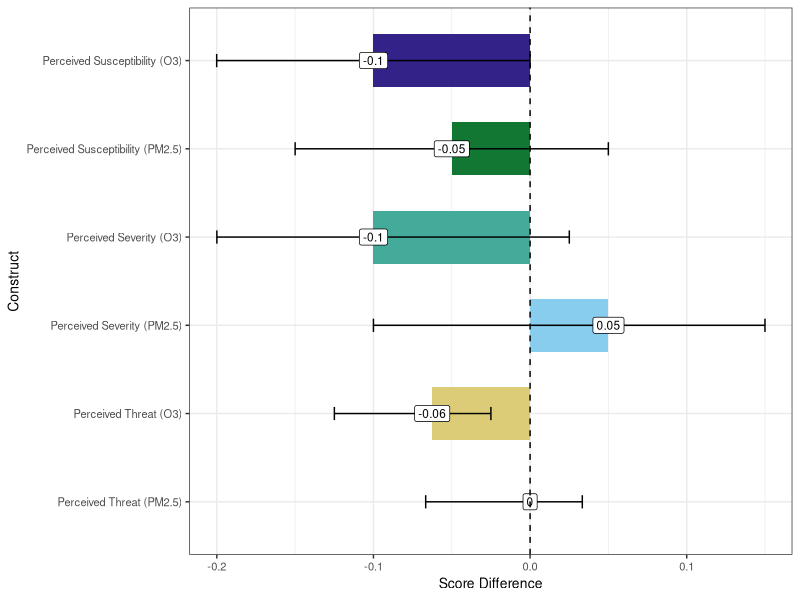
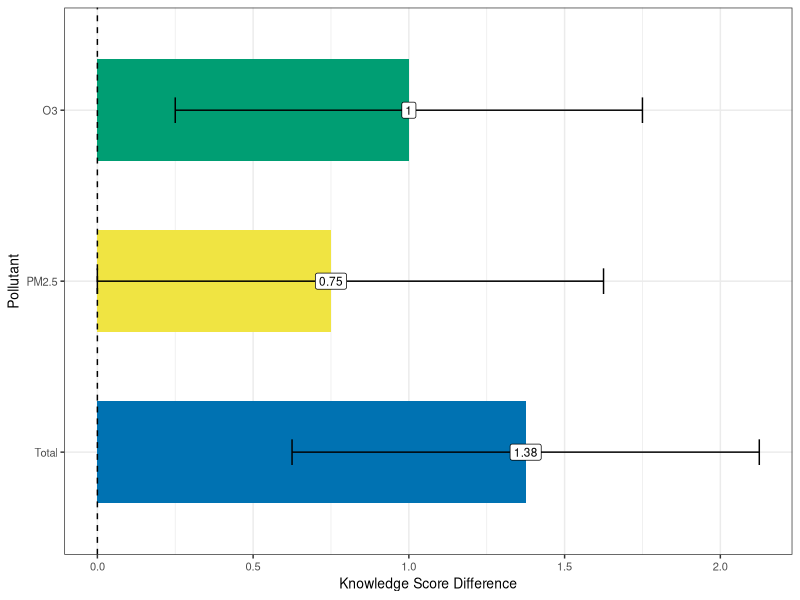
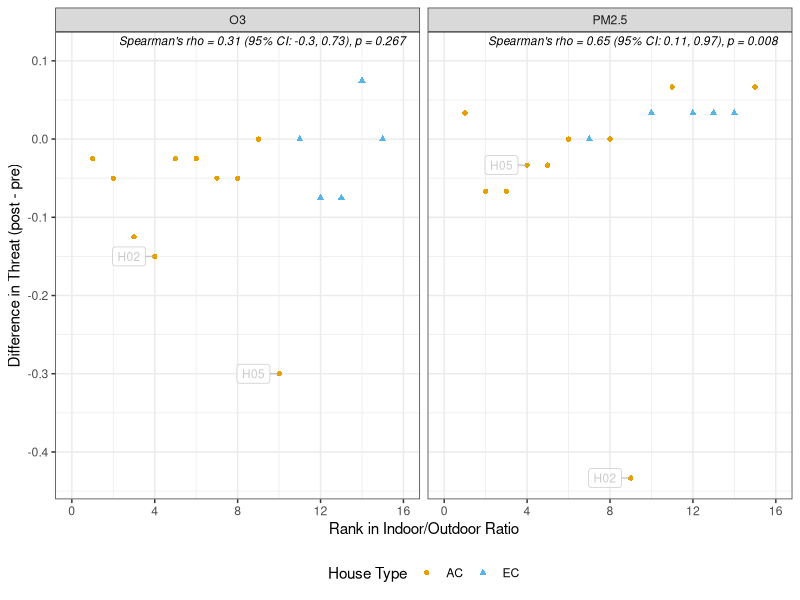
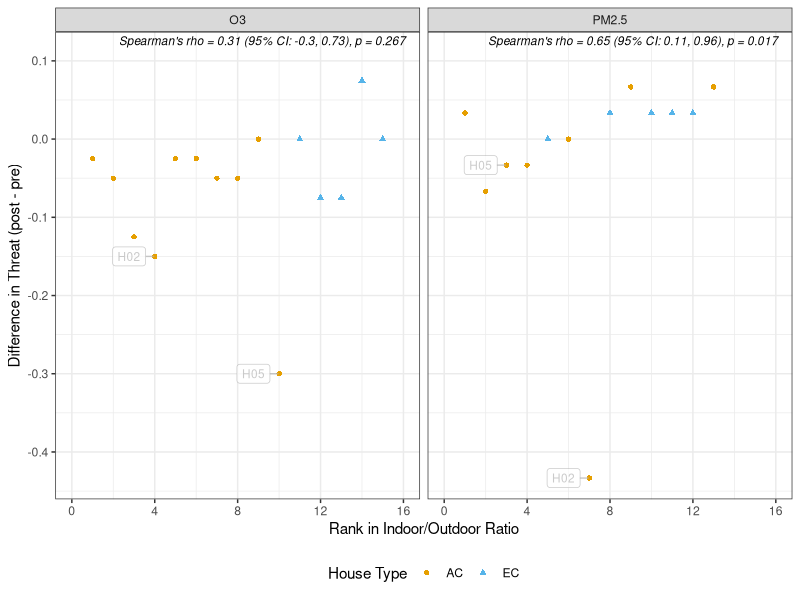
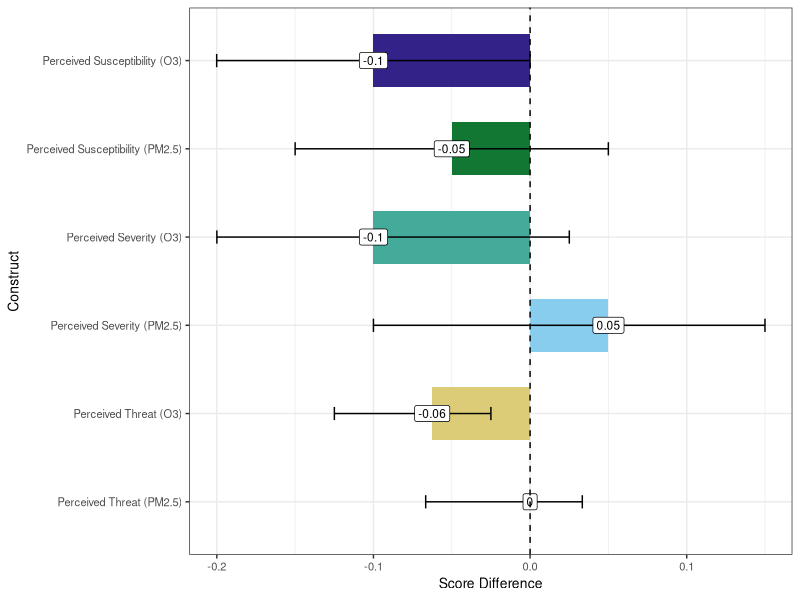
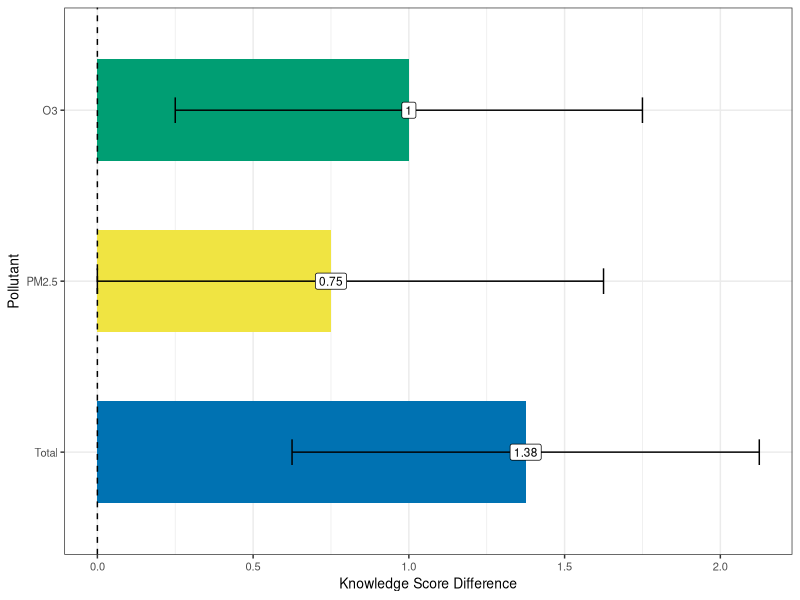
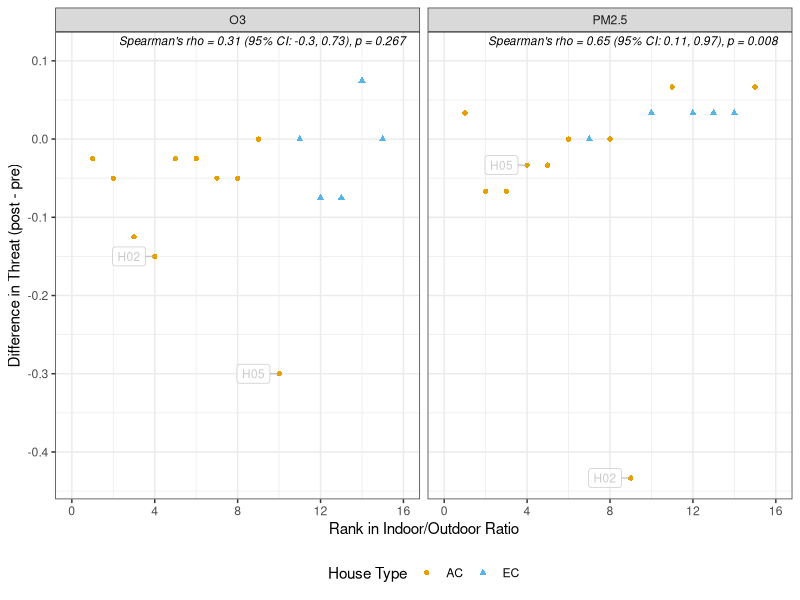
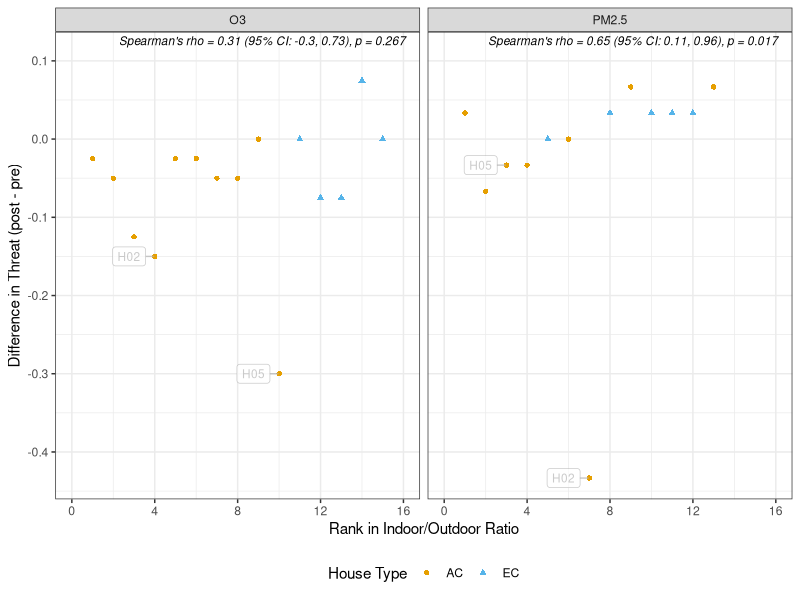

These charts were generated, in order, by the following R code:
## ---- chunk 1
library(tidyverse)
library(coin)
library(knitr)
library(kableExtra)
library(VIM)
library(ggrepel)
## ---- chunk 2
df_raw <- read_csv("./Processed Data/survey_aq_data.csv") |>
  mutate(Score_mod = case_when(
    QuestionID %in% c('Q01','Q02','Q03','Q04','Q05','Q06','Q07','Q08') &
      HouseID == "H29" & Survey == "Post_Intervention" ~ NA,
    TRUE ~ Score_mod
  ))

fa_df <- df_raw %>%
  select(HouseID, Survey, QuestionID, Score_mod) %>%
  filter(QuestionID %in% paste0("Q", sprintf("%02d", 9:22))) %>%
  pivot_wider(id_cols = c(HouseID, Survey), names_from = QuestionID, values_from = Score_mod) %>%
  filter(HouseID != "H29")

fa_df_imputed <- kNN(fa_df %>% dplyr::select(-c(HouseID, Survey))) %>%
  select(1:(ncol(fa_df)-2)) %>%
  mutate(HouseID = fa_df$HouseID,
         Survey = fa_df$Survey)

groups <- df_raw %>%
  filter(!QuestionID %in% c("Q23", "Q24")) %>% # duplicate quesitons
  select(QuestionID, Construct) %>%
  distinct(.keep_all = TRUE) %>%
  group_by(Construct) %>%
  summarize(QuestionIDs = list(QuestionID)) %>%
  ungroup()

sevo3_qs <- groups %>% filter(Construct == "Perceived Severity (O3)") %>% pull(QuestionIDs)
sevpm_qs <- groups %>% filter(Construct == "Perceived Severity (PM2.5)") %>% pull(QuestionIDs)
suso3_qs <- groups %>% filter(Construct == "Perceived Susceptibility (O3)") %>% pull(QuestionIDs)
suspm_qs <- groups %>% filter(Construct == "Perceived Susceptibility (PM2.5)") %>%
  pull(QuestionIDs)
## ---- chunk 3
wilcoxon_score_analysis <- function(qs, construct_name) {

  total_possible <- length(qs)*5

  test2_df <- fa_df_imputed %>%
    select(HouseID, Survey, all_of(qs)) %>%
    mutate(total_score = rowSums(across(all_of(qs)))) %>%
    select(HouseID, Survey, total_score) %>%
    pivot_wider(id_cols = HouseID,
                names_from = Survey,
                values_from = total_score) %>%
    mutate(Post_Intervention = Post_Intervention/total_possible,
           Pre_Intervention = Pre_Intervention/total_possible,
      difference = Post_Intervention - Pre_Intervention)

  # wilcoxsign_test is coin's paired (signed-rank) test: it takes the two
  # paired columns directly, no long-format value/group reshaping needed.
  test <- wilcoxsign_test(Post_Intervention ~ Pre_Intervention,
                           data = test2_df,
                           distribution = "exact")

  # conf.int = TRUE requires a coin version that supports it for
  # wilcoxsign_test; fall back to base wilcox.test's Hodges-Lehmann CI
  # (same estimand) if the installed coin version doesn't support it.
  ci_est <- tryCatch({
    test_ci <- wilcoxsign_test(Post_Intervention ~ Pre_Intervention,
                                data = test2_df,
                                distribution = "exact",
                                conf.int = TRUE)
    ci_out <- confint(test_ci)
    list(estimate = unname(ci_out$estimate), ci = ci_out$conf.int)
  }, error = function(e) {
    wt <- wilcox.test(test2_df$Post_Intervention, test2_df$Pre_Intervention,
                       paired = TRUE, conf.int = TRUE, exact = TRUE)
    list(estimate = unname(wt$estimate), ci = wt$conf.int)
  })

  # coin test objects are S4 - use statistic()/pvalue(), not $statistic/$p.value.
  list(
    Construct = construct_name,
    data = test2_df,
    n = sum(!is.na(test2_df$difference)),
    pre_score = mean(test2_df$Pre_Intervention, na.rm = TRUE),
    post_score = mean(test2_df$Post_Intervention, na.rm = TRUE),
    z_stat = coin::statistic(test),
    p_value = coin::pvalue(test),
    median_diff = median(test2_df$difference, na.rm = TRUE),
    estimate = ci_est$estimate,
    ci = ci_est$ci
  )
}

construct_qs <- list(
  "Perceived Severity (O3)" = sevo3_qs[[1]],
  "Perceived Susceptibility (O3)" = suso3_qs[[1]],
  "Perceived Threat (O3)" = c(sevo3_qs[[1]], suso3_qs[[1]]),
  "Perceived Severity (PM2.5)" = sevpm_qs[[1]],
  "Perceived Susceptibility (PM2.5)" = suspm_qs[[1]],
  "Perceived Threat (PM2.5)" = c(sevpm_qs[[1]], suspm_qs[[1]])
)

results <- lapply(names(construct_qs), function(con) {
  wilcoxon_score_analysis(construct_qs[[con]], con)
})

raw_p <- sapply(results, function(x) x$p_value)

# Holm correction applied separately within each pollutant, not across all 6
# constructs together - ave() splits raw_p by pollutant, runs p.adjust on
# each subset, then recombines in the original construct order.
pollutant <- case_when(
  str_detect(sapply(results, function(x) x$Construct), "O3") ~ "O3",
  str_detect(sapply(results, function(x) x$Construct), "PM2.5") ~ "PM2.5",
  TRUE ~ NA_character_
)
adj_p <- ave(raw_p, pollutant, FUN = function(p) p.adjust(p, method = "holm"))

summary_table <- bind_rows(lapply(seq_along(results), function(i) {
  x <- results[[i]]
  data.frame(
    Construct = x$Construct,
    N = x$n,
    `Pre Survey Score` = round(x$pre_score, 2),
    `Post Survey Score` = round(x$post_score, 2),
    `Median Difference` = round(x$median_diff, 2),
    `Hodges-Lehmann Estimate` = round(x$estimate, 2),
    `Z-stat` = round(x$z_stat, 2),
    `P-value` = round(raw_p[i], 3),
    `Adj. P-value` = round(adj_p[i], 3),
    `95% CI` = paste0("(", round(x$ci[1], 2), ", ", round(x$ci[2], 2), ")"),
    Pollutant = pollutant[i],
    check.names = FALSE
  )
}))

summary_table <- summary_table %>%
  arrange(Pollutant, Construct)

write_csv(summary_table |> select(-Pollutant),'./Processed Data/wilcox_diff_risk_constructs.csv')

# pack_rows needs consecutive run-lengths per group, in the order rows
# appear after arrange() above (O3 rows first, then PM2.5 rows)
group_index <- rle(summary_table$Pollutant)
group_index <- setNames(group_index$lengths, group_index$values)

tbl_grouped <- summary_table %>%
  select(-Pollutant) %>%
  kable(row.names = FALSE,
        booktabs = TRUE,
        caption = "Wilcoxon Signed-Rank Tests by Pollutant and Construct") %>%
  kable_styling(latex_options = "hold_position", font_size = 9, full_width = FALSE) %>%
  pack_rows(index = group_index)

tbl_grouped
## ---- chunk 4
okabe_ito <- c("#E69F00", "#56B4E9", "#009E73", "#F0E442",
               "#0072B2", "#D55E00", "#CC79A7", "#000000",
               "#332288", "#117733", "#44AA99", "#88CCEE",
               "#DDCC77", "#882255")

risk_graphic_df <- bind_rows(lapply(results, function(x) {
  data.frame(
    Construct = x$Construct,
    Estimate = x$estimate,
    ci_lower = x$ci[1],
    ci_upper = x$ci[2]
  )
}))

risk_graphic_df$Construct <- factor(risk_graphic_df$Construct,
  levels = c("Perceived Susceptibility (O3)", "Perceived Susceptibility (PM2.5)",
             "Perceived Severity (O3)", "Perceived Severity (PM2.5)",
             "Perceived Threat (O3)", "Perceived Threat (PM2.5)"), ordered = TRUE)

construct_diff_wilcox_plt <- ggplot(risk_graphic_df, aes(y = Construct, x = Estimate, fill = Construct)) +
  geom_col(width = 0.6) +
  geom_errorbar(
    aes(xmin = ci_lower, xmax = ci_upper),
    width = 0.15,
    linewidth = .5
  ) +
  geom_label(aes(y = Construct, x = Estimate, label = round(Estimate, digits = 2)),
             fill = 'white', size = 3) +
  geom_vline(xintercept = 0, linetype = "dashed", linewidth = 0.5) +
  labs(
    x = "Score Difference",
    y = "Construct"
  ) +
  theme_bw() +
  scale_fill_manual(values = okabe_ito[9:14], name = "House Type") +
  theme(legend.position = 'none',
        axis.text = element_text(size = 8),
        axis.title = element_text(size = 10)) +
  scale_y_discrete(limits = rev)

construct_diff_wilcox_plt

ggsave("./Graphics/Fig2_construct_difference_wilcox_plot.tiff", construct_diff_wilcox_plt,
       dpi = 300, units = 'in', width = 4, height = 4)
## ---- chunk 5
# Changes single response questions from -1 to 0
qs_not_to_change <- c("Q04", "Q08")

# overall knowledge
knowledge_df <- df_raw %>%
  filter(Construct_general == "Knowledge") %>%
  select(HouseID, Survey, QuestionID, Score_mod) %>%
  mutate(Score_mod = case_when(!QuestionID %in% qs_not_to_change & Score_mod == -1 ~ 0,
                               TRUE ~ Score_mod)) %>%
  group_by(HouseID, Survey) %>%
  summarize(score = sum(Score_mod)) %>%
  ungroup() %>%
  pivot_wider(id_cols = HouseID,
              names_from = Survey,
              values_from = score) %>%
  mutate(difference = Post_Intervention - Pre_Intervention)

knowledgeo3_qs <- groups %>% filter(Construct == "Knowledge (O3)") %>% pull(QuestionIDs)
knowledgepm_qs <- groups %>% filter(Construct == "Knowledge (PM2.5)") %>% pull(QuestionIDs)

# o3 knowledge
knowledge03_df <- df_raw %>%
  select(HouseID, Survey, QuestionID, Score_mod) %>%
  mutate(Score_mod = case_when(!QuestionID %in% qs_not_to_change & Score_mod == -1 ~ 0,
                               TRUE ~ Score_mod)) %>%
  filter(QuestionID %in% knowledgeo3_qs[[1]]) %>%
  group_by(HouseID, Survey) %>%
  summarize(score = sum(Score_mod)) %>%
  ungroup() %>%
  pivot_wider(id_cols = HouseID,
              names_from = Survey,
              values_from = score) %>%
  mutate(difference = Post_Intervention - Pre_Intervention)

# pm2.5 knowledge
knowledgepm_df <- df_raw %>%
  select(HouseID, Survey, QuestionID, Score_mod) %>%
  mutate(Score_mod = case_when(!QuestionID %in% qs_not_to_change & Score_mod == -1 ~ 0,
                               TRUE ~ Score_mod)) %>%
  filter(QuestionID %in% knowledgepm_qs[[1]]) %>%
  group_by(HouseID, Survey) %>%
  summarize(score = sum(Score_mod)) %>%
  ungroup() %>%
  pivot_wider(id_cols = HouseID,
              names_from = Survey,
              values_from = score) %>%
  mutate(difference = Post_Intervention - Pre_Intervention)

# Paired Wilcoxon signed-rank test on a Pre/Post/difference df, mirroring
# wilcoxon_score_analysis() above but without the total_possible normalization
# (knowledge scores here are raw summed points, same as the t-test version).
wilcoxon_knowledge_test <- function(df) {
  test <- wilcoxsign_test(Post_Intervention ~ Pre_Intervention,
                           data = df,
                           distribution = "exact")

  ci_est <- tryCatch({
    test_ci <- wilcoxsign_test(Post_Intervention ~ Pre_Intervention,
                                data = df,
                                distribution = "exact",
                                conf.int = TRUE)
    ci_out <- confint(test_ci)
    list(estimate = unname(ci_out$estimate), ci = ci_out$conf.int)
  }, error = function(e) {
    wt <- wilcox.test(df$Post_Intervention, df$Pre_Intervention,
                       paired = TRUE, conf.int = TRUE, exact = TRUE)
    list(estimate = unname(wt$estimate), ci = wt$conf.int)
  })

  list(
    n = sum(!is.na(df$difference)),
    pre_score = mean(df$Pre_Intervention, na.rm = TRUE),
    post_score = mean(df$Post_Intervention, na.rm = TRUE),
    z_stat = coin::statistic(test),
    p_value = coin::pvalue(test),
    median_diff = median(df$difference, na.rm = TRUE),
    estimate = ci_est$estimate,
    ci = ci_est$ci
  )
}

knowledge_test <- wilcoxon_knowledge_test(knowledge_df)
knowledge_o3test <- wilcoxon_knowledge_test(knowledge03_df)
knowledge_pmtest <- wilcoxon_knowledge_test(knowledgepm_df)

knowledge_raw_p <- c(knowledge_o3test$p_value, knowledge_pmtest$p_value, knowledge_test$p_value)
knowledge_adj_p <- p.adjust(knowledge_raw_p, method = "holm")

knowledge_table_df <- data.frame(
  Pollutant = c("O3", "PM2.5", "Total"),

  N = c(knowledge_o3test$n, knowledge_pmtest$n, knowledge_test$n),

  `Pre Survey Score` = round(c(knowledge_o3test$pre_score, knowledge_pmtest$pre_score, knowledge_test$pre_score), 2),

  `Post Survey Score` = round(c(knowledge_o3test$post_score, knowledge_pmtest$post_score, knowledge_test$post_score), 2),

  `Median Difference` = round(c(knowledge_o3test$median_diff, knowledge_pmtest$median_diff, knowledge_test$median_diff), 2),

  `Hodges-Lehmann Estimate` = round(c(knowledge_o3test$estimate, knowledge_pmtest$estimate, knowledge_test$estimate), 2),

  `Z-stat` = round(c(knowledge_o3test$z_stat, knowledge_pmtest$z_stat, knowledge_test$z_stat), 2),

  `P-value` = round(knowledge_raw_p, 3),

  `Adj. P-value` = round(knowledge_adj_p, 3),

  `95% CI` = c(
    paste0("(", round(knowledge_o3test$ci[1], 2), ", ", round(knowledge_o3test$ci[2], 2), ")"),
    paste0("(", round(knowledge_pmtest$ci[1], 2), ", ", round(knowledge_pmtest$ci[2], 2), ")"),
    paste0("(", round(knowledge_test$ci[1], 2), ", ", round(knowledge_test$ci[2], 2), ")")
  ),

  check.names = FALSE
)

options(knitr.kable.NA = '--')
tbl2_wilcox <- knowledge_table_df %>%
  kable(
    row.names = FALSE,
    digits = 4,
    booktabs = TRUE,
    caption = "Wilcoxon Signed-Rank Tests of Pre- vs Post-Intervention Knowledge Differences by Pollutant"
  ) %>%
  kable_styling(latex_options = "hold_position",
                font_size = 9,
                full_width = FALSE) %>%
  row_spec(0, extra_css = "font-family: Arial;")
tbl2_wilcox

write_csv(knowledge_table_df, './Processed Data/wilcox_diff_knowledge.csv')

knowledge_graph_df <- tibble(
  Pollutant = c("O3", "PM2.5", "Total"),
  Estimate = c(knowledge_o3test$estimate, knowledge_pmtest$estimate, knowledge_test$estimate),
  ci_lower = c(knowledge_o3test$ci[1], knowledge_pmtest$ci[1], knowledge_test$ci[1]),
  ci_upper = c(knowledge_o3test$ci[2], knowledge_pmtest$ci[2], knowledge_test$ci[2]),
)

knowledge_dif_wilcox_plt <- ggplot(knowledge_graph_df, aes(y = Pollutant, x = Estimate, fill = Pollutant)) +
  geom_col(width = 0.6) +
  geom_errorbar(
    aes(xmin = ci_lower, xmax = ci_upper),
    width = 0.15,
    linewidth = .5
  ) +
  geom_label(aes(y = Pollutant, x = Estimate, label = round(Estimate, digits = 2)), fill = 'white', size = 3) +
  geom_vline(xintercept = 0, linetype = "dashed", linewidth = 0.5) +
  labs(
    x = "Knowledge Score Difference",
    y = "Pollutant"
  ) +
  theme_bw() +
  scale_fill_manual(values = okabe_ito[3:5], name = "House Type") +
  theme(legend.position = 'none',
        axis.text = element_text(size = 8),
        axis.title = element_text(size = 10)) +
  scale_y_discrete(limits = rev)

knowledge_dif_wilcox_plt

ggsave("./Graphics/Fig3_knowledge_difference_wilcox_plot.tiff", knowledge_dif_wilcox_plt,
       dpi = 300, units = 'in', width = 3, height = 3)
## ---- chunk 6
metadata <- df_raw %>%
  filter(QuestionID == "Q25", Survey == "Pre_Intervention") %>%
  select(HouseID, ac.type, mean_IO_PM_Summer, mean_IO_O3_Summer)

get_construct_diff <- function(construct_name) {
  results[[which(sapply(results, `[[`, "Construct") == construct_name)]]$data %>%
    select(HouseID, score = difference)
}

threat_diff_by_pollutant <- bind_rows(
  get_construct_diff("Perceived Threat (O3)") %>% mutate(pollutant = "O3"),
  get_construct_diff("Perceived Threat (PM2.5)") %>% mutate(pollutant = "PM2.5")
) %>%
  left_join(metadata, by = "HouseID") %>%
  mutate(IO_ratio = if_else(pollutant == "O3", mean_IO_O3_Summer, mean_IO_PM_Summer)) %>%
  select(HouseID, ac.type, pollutant, score, IO_ratio)

threat_diff_by_pollutant_order <- threat_diff_by_pollutant %>%
  filter(!is.na(score)) %>%
  group_by(pollutant) %>%
  mutate(IO_order = dense_rank(IO_ratio)) %>%
  ungroup()

# Bootstrap percentile CI for Spearman's rho (nonparametric, consistent with
# the rank-based tests used elsewhere in this document) since cor.test()
# doesn't provide a CI for method = "spearman".
spearman_stats <- threat_diff_by_pollutant_order %>%
  filter(!is.na(IO_ratio)) %>%
  group_split(pollutant) %>%
  map_dfr(function(d) {
    ct <- cor.test(d$score, d$IO_ratio, method = "spearman", exact = FALSE)
    boot_fn <- function(data, indices) {
      cor(data$score[indices], data$IO_ratio[indices], method = "spearman")
    }
    set.seed(3) # for reproducibility

    # ci for bootstrap percentile interval. Bootstrapping keeps everything nonparametric / rank-based, so that it stays consistent with the Wilcoxon test methodologies
    b <- boot::boot(d, boot_fn, R = 2000)
    ci <- boot::boot.ci(b, type = "perc")$percent[4:5]
    tibble(
      pollutant = unique(d$pollutant),
      rho = unname(ct$estimate),
      p_val = ct$p.value,
      ci_lower = ci[1],
      ci_upper = ci[2]
    )
  })

spearman_label <- spearman_stats %>%
  mutate(label = paste0(
    "Spearman's rho = ", round(rho, 2),
    " (95% CI: ", round(ci_lower, 2), ", ", round(ci_upper, 2), "), ",
    "p = ", round(p_val, 3)
  ))

set.seed(3)
IO_vs_diff_threat_order_plt <- ggplot(threat_diff_by_pollutant_order, aes(y = score, x = IO_order)) +
  geom_point(aes(shape = ac.type, color = ac.type)) +
  facet_grid(. ~ pollutant, scales = "free_y") +
  geom_text(data = spearman_label, aes(label = label),
            x = Inf, y = Inf, hjust = 1.05, vjust = 1.5,
            size = 3, fontface = "italic", inherit.aes = FALSE) +
  geom_label_repel(
    data = threat_diff_by_pollutant_order %>%
      filter(HouseID %in% c('H02', 'H05')),
    aes(label = HouseID),
    size = 3,
    nudge_x = -1,
    min.segment.length = .2,
    segment.color = "grey70",
    color = 'grey70',
    box.padding = 0.4,
    show.legend = FALSE,
    alpha = 0.7,
    seed = 5
  ) +
  labs(
    y = "Difference in Threat (post - pre)",
    x = "Rank in Indoor/Outdoor Ratio",
    color = "Home Type",
    shape = "Home Type"
  ) +
  theme_bw() +
  theme(legend.position = "bottom") +
  expand_limits(y = 0.11) +
  scale_x_continuous(limits = c(0, 16), breaks = seq(0, 16, by = 4)) +
  scale_color_manual(values = okabe_ito, name = "House Type") +
  scale_shape_manual(values = c(16, 17), name = "House Type")

IO_vs_diff_threat_order_plt

ggsave(width = 7, height = 4, dpi = 300, units = "in", bg = "white",
       filename = "./Graphics/IO_vs_diff_threat_order.tiff")
## ---- chunk 7
fa_df_imputed_full <- fa_df_imputed

house_types <- metadata %>% filter(!is.na(ac.type)) %>% distinct(ac.type) %>% pull(ac.type)

results_by_house_type <- list()

for (type in house_types) {
  type_houses <- metadata %>% filter(ac.type == type) %>% pull(HouseID)

  # Reassigning fa_df_imputed here (top-level, inside the for loop body) is
  # what wilcoxon_score_analysis() actually reads on each call below
  fa_df_imputed <- fa_df_imputed_full %>% filter(HouseID %in% type_houses)

  type_results <- lapply(names(construct_qs), function(con) {
    res <- wilcoxon_score_analysis(construct_qs[[con]], con)
    res$HouseType <- type
    res
  })

  results_by_house_type <- c(results_by_house_type, type_results)
}

fa_df_imputed <- fa_df_imputed_full  # restore full imputed set afterward

raw_p_at <- sapply(results_by_house_type, function(x) x$p_value)

pollutant_at <- case_when(
  str_detect(sapply(results_by_house_type, function(x) x$Construct), "O3") ~ "O3",
  str_detect(sapply(results_by_house_type, function(x) x$Construct), "PM2.5") ~ "PM2.5",
  TRUE ~ NA_character_
)
housetype_at <- sapply(results_by_house_type, function(x) x$HouseType)

# Holm correction within each House Type x Pollutant group (3 tests each),
# extending the pollutant-only grouping convention used for the main table
adj_group_at <- paste(housetype_at, pollutant_at)
adj_p_at <- ave(raw_p_at, adj_group_at, FUN = function(p) p.adjust(p, method = "holm"))

summary_table_by_actype <- bind_rows(lapply(seq_along(results_by_house_type), function(i) {
  x <- results_by_house_type[[i]]
  data.frame(
    `House Type` = x$HouseType,
    Construct = x$Construct,
    N = x$n,
    `Pre Survey Score` = round(x$pre_score, 2),
    `Post Survey Score` = round(x$post_score, 2),
    `Median Difference` = round(x$median_diff, 2),
    `Hodges-Lehmann Estimate` = round(x$estimate, 2),
    `Z-stat` = round(x$z_stat, 2),
    `P-value` = round(raw_p_at[i], 3),
    `Adj. P-value` = round(adj_p_at[i], 3),
    `95% CI` = paste0("(", round(x$ci[1], 2), ", ", round(x$ci[2], 2), ")"),
    Pollutant = pollutant_at[i],
    check.names = FALSE
  )
})) %>%
  arrange(`House Type`, Pollutant, Construct)

write_csv(summary_table_by_actype |> select(-Pollutant), './Processed Data/wilcox_diff_risk_constructs_by_actype.csv')

group_index_at <- rle(summary_table_by_actype$`House Type`)
group_index_at <- setNames(group_index_at$lengths, group_index_at$values)

tbl_grouped_by_actype <- summary_table_by_actype %>%
  select(-Pollutant) %>%
  kable(row.names = FALSE,
        booktabs = TRUE,
        caption = "Wilcoxon Signed-Rank Tests by House Type, Pollutant, and Construct") %>%
  kable_styling(latex_options = "hold_position", font_size = 9, full_width = FALSE) %>%
  pack_rows(index = group_index_at)

tbl_grouped_by_actype
## ---- chunk 8
# Overwrite the fa_df_imputed so that it doesn't do the KNN imputation
fa_df_imputed <- fa_df

results_no_impute <- lapply(names(construct_qs), function(con) {
  wilcoxon_score_analysis(construct_qs[[con]], con)
})

raw_p_ni <- sapply(results_no_impute, function(x) x$p_value)

pollutant_ni <- case_when(
  str_detect(sapply(results_no_impute, function(x) x$Construct), "O3") ~ "O3",
  str_detect(sapply(results_no_impute, function(x) x$Construct), "PM2.5") ~ "PM2.5",
  TRUE ~ NA_character_
)
adj_p_ni <- ave(raw_p_ni, pollutant_ni, FUN = function(p) p.adjust(p, method = "holm"))

summary_table_no_impute <- bind_rows(lapply(seq_along(results_no_impute), function(i) {
  x <- results_no_impute[[i]]
  data.frame(
    Construct = x$Construct,
    N = x$n,
    `Pre Survey Score` = round(x$pre_score, 2),
    `Post Survey Score` = round(x$post_score, 2),
    `Median Difference` = round(x$median_diff, 2),
    `Hodges-Lehmann Estimate` = round(x$estimate, 2),
    `Z-stat` = round(x$z_stat, 2),
    `P-value` = round(raw_p_ni[i], 3),
    `Adj. P-value` = round(adj_p_ni[i], 3),
    `95% CI` = paste0("(", round(x$ci[1], 2), ", ", round(x$ci[2], 2), ")"),
    Pollutant = pollutant_ni[i],
    check.names = FALSE
  )
})) %>%
  arrange(Pollutant, Construct)

write_csv(summary_table_no_impute |> select(-Pollutant),'./Processed Data/wilcox_diff_risk_noKNN_constructs.csv')

group_index_ni <- rle(summary_table_no_impute$Pollutant)
group_index_ni <- setNames(group_index_ni$lengths, group_index_ni$values)

tbl_grouped_no_impute <- summary_table_no_impute %>%
  select(-Pollutant) %>%
  kable(row.names = FALSE,
        booktabs = TRUE,
        caption = "Wilcoxon Signed-Rank Tests by Pollutant and Construct (No KNN Imputation)") %>%
  kable_styling(latex_options = "hold_position", font_size = 9, full_width = FALSE) %>%
  pack_rows(index = group_index_ni)

tbl_grouped_no_impute
## ---- chunk 9
get_construct_diff_ni <- function(construct_name) {
  results_no_impute[[which(sapply(results_no_impute, `[[`, "Construct") == construct_name)]]$data %>%
    select(HouseID, score = difference)
}

threat_diff_by_pollutant_ni <- bind_rows(
  get_construct_diff_ni("Perceived Threat (O3)") %>% mutate(pollutant = "O3"),
  get_construct_diff_ni("Perceived Threat (PM2.5)") %>% mutate(pollutant = "PM2.5")
) %>%
  left_join(metadata, by = "HouseID") %>%
  mutate(IO_ratio = if_else(pollutant == "O3", mean_IO_O3_Summer, mean_IO_PM_Summer)) %>%
  select(HouseID, ac.type, pollutant, score, IO_ratio)

threat_diff_by_pollutant_order_ni <- threat_diff_by_pollutant_ni %>%
  filter(!is.na(score)) %>%
  group_by(pollutant) %>%
  mutate(IO_order = dense_rank(IO_ratio)) %>%
  ungroup()

spearman_stats_ni <- threat_diff_by_pollutant_order_ni %>%
  filter(!is.na(IO_ratio)) %>%
  group_split(pollutant) %>%
  map_dfr(function(d) {
    ct <- cor.test(d$score, d$IO_ratio, method = "spearman", exact = FALSE)
    boot_fn <- function(data, indices) {
      cor(data$score[indices], data$IO_ratio[indices], method = "spearman")
    }
    set.seed(3)
    b <- boot::boot(d, boot_fn, R = 2000)
    ci <- boot::boot.ci(b, type = "perc")$percent[4:5]
    tibble(
      pollutant = unique(d$pollutant),
      rho = unname(ct$estimate),
      p_val = ct$p.value,
      ci_lower = ci[1],
      ci_upper = ci[2]
    )
  })

spearman_label_ni <- spearman_stats_ni %>%
  mutate(label = paste0(
    "Spearman's rho = ", round(rho, 2),
    " (95% CI: ", round(ci_lower, 2), ", ", round(ci_upper, 2), "), ",
    "p = ", round(p_val, 3)
  ))

set.seed(3)
IO_vs_diff_threat_order_plt_ni <- ggplot(threat_diff_by_pollutant_order_ni, aes(y = score, x = IO_order)) +
  geom_point(aes(shape = ac.type, color = ac.type)) +
  facet_grid(. ~ pollutant, scales = "free_y") +
  geom_text(data = spearman_label_ni, aes(label = label),
            x = Inf, y = Inf, hjust = 1.05, vjust = 1.5,
            size = 3, fontface = "italic", inherit.aes = FALSE) +
  geom_label_repel(
    data = threat_diff_by_pollutant_order_ni %>%
      filter(HouseID %in% c('H02', 'H05')),
    aes(label = HouseID),
    size = 3,
    nudge_x = -1,
    min.segment.length = .2,
    segment.color = "grey70",
    color = 'grey70',
    box.padding = 0.4,
    show.legend = FALSE,
    alpha = 0.7,
    seed = 5
  ) +
  labs(
    y = "Difference in Threat (post - pre)",
    x = "Rank in Indoor/Outdoor Ratio",
    color = "Home Type",
    shape = "Home Type"
  ) +
  theme_bw() +
  theme(legend.position = "bottom") +
  expand_limits(y = 0.11) +
  scale_x_continuous(limits = c(0, 16), breaks = seq(0, 16, by = 4)) +
  scale_color_manual(values = okabe_ito, name = "House Type") +
  scale_shape_manual(values = c(16, 17), name = "House Type")

IO_vs_diff_threat_order_plt_ni

ggsave(width = 7, height = 4, dpi = 300, units = "in", bg = "white",
       filename = "./Graphics/IO_vs_diff_threat_order_no_impute.tiff")
